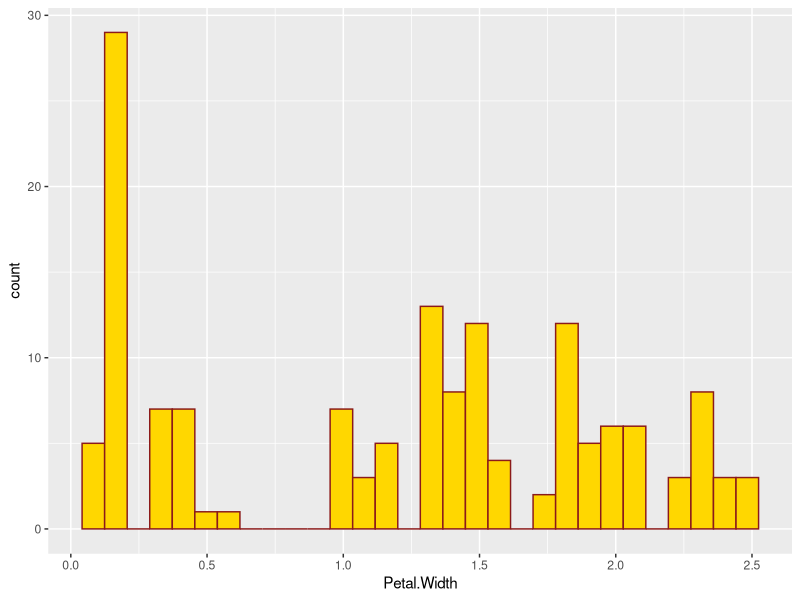

Generate this figure with R:
## ---- chunk 1
knitr::opts_chunk$set(echo = TRUE)
library(tidyverse)
## ---- chunk 2
ggplot(iris) + 
  aes(x = Petal.Width) + 
  geom_histogram(color = "firebrick4", fill = "gold")
x <- 5
